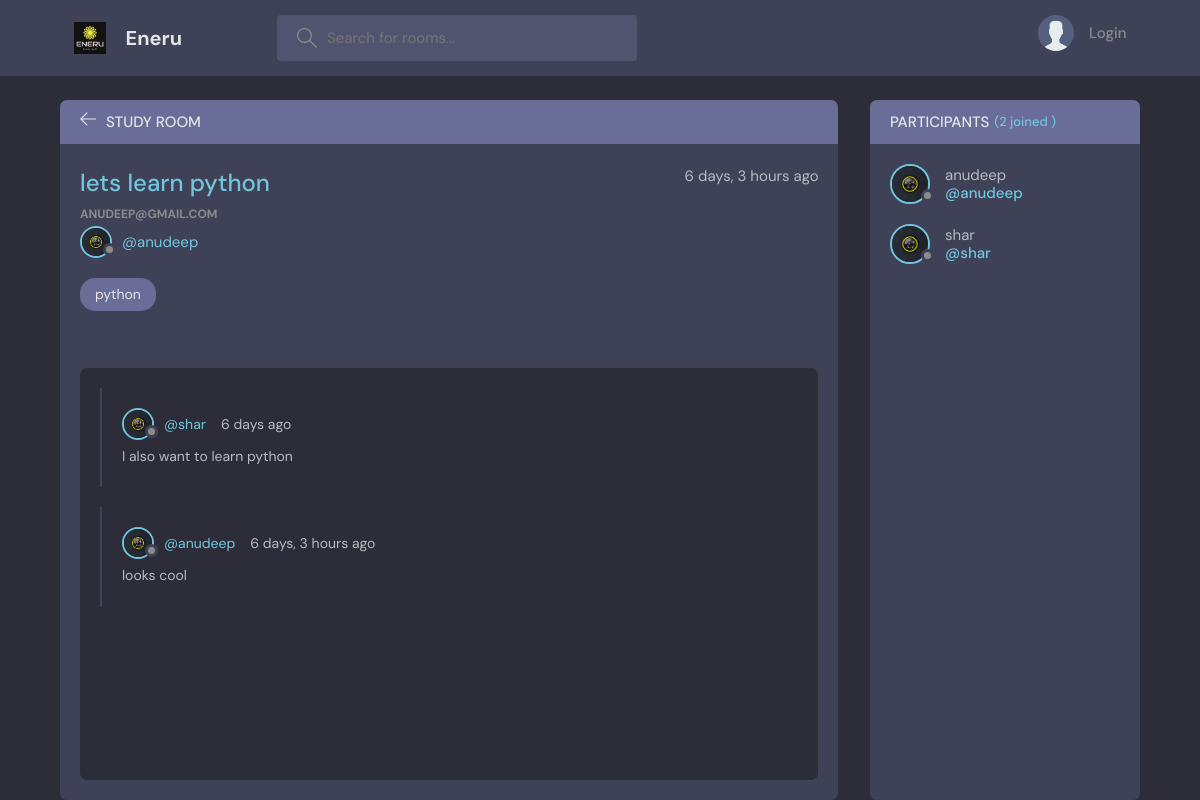
The page /room/1/ on the database its author committed.
### base/models.py (models this page shows, shortened)
class Room(models.Model):
    host = models.ForeignKey(User,  on_delete=models.SET_NULL, null=True)
    topic = models.ForeignKey(Topic,  on_delete=models.SET_NULL, null=True)
    name = models.CharField(max_length = 200)
    description = models.TextField(null=True, blank=True)
    participants = models.ManyToManyField(User,
                                          related_name='participants',
                                          blank=True)
    updated = models.DateTimeField(auto_now=True)
    created = models.DateTimeField(auto_now_add=True)
    class Meta:
        ordering = ['-updated','-created']

class User(AbstractUser):
    name = models.CharField(max_length=200, null=True)
    email = models.EmailField(unique=True, null=True)
    bio = models.TextField(null=True)
    avatar = models.ImageField(null=True, default="eneru_logo.jpg")
    USERNAME_FIELD = 'email'
    REQUIRED_FIELDS = []

class Topic(models.Model):
    name = models.CharField(max_length=200)
    def __str__(self):
        return self.name

class Message(models.Model):
    user = models.ForeignKey(User, on_delete=models.CASCADE)
    room = models.ForeignKey(Room,  on_delete=models.CASCADE)
    body = models.TextField()
    updated = models.DateTimeField(auto_now=True)
    created = models.DateTimeField(auto_now_add=True)

### base/views.py (the view, shortened to what this page needs)
# urls.py: path('room/<str:pk>/',views.room, name='room'),
def room(request, pk):
    room = Room.objects.get(id=pk)
    roomMessages = room.message_set.all().order_by('-created')
    participants = room.participants.all()
    context = {'room':room,'roomMessages':roomMessages,
               'participants':participants}
    return render(request, 'base/room.html', context)

### base/templates/base/room.html (shortened to what this page needs)
{% extends 'main.html' %}
{% block content %}
{% load static %}
  <main class="profile-page layout layout--2">
      <div class="container">
        <div class="room">
          <div class="room__top">
            <div class="room__topLeft">
              <a href="{% url 'home' %}">
                <svg version="1.1" xmlns="http://www.w3.org/2000/svg" width="32" height="32" viewBox="0 0 32 32">
                  <title>arrow-left</title>
                  <path
                    d="M13.723 2.286l-13.723 13.714 13.719 13.714 1.616-1.611-10.96-10.96h27.625v-2.286h-27.625l10.965-10.965-1.616-1.607z"
                  ></path>
                </svg>
              </a>
              <h3>Study Room</h3>
            </div>
          </div>
          <div class="room__box scroll">
            <div class="room__header scroll">
              <div class="room__info">
                <h3>{{ room.name }}</h3>
                <span>{{room.created|timesince}} ago</span>
              </div>
              <div class="room__hosted">
                <p>{{ room.host }}</p>
                <a href="{% url 'user-profile' room.host.id %}" class="room__author">
                  <div class="avatar avatar--small">
                    <img src="{{ room.host.avatar.url }}" />
                  </div>
                  <span>@{{ room.host.username }}</span>
                </a>
              </div>
              <span class="room__topics">{{room.topic}}</span>
            </div>
            <div class="room__conversation">
              <div class="threads scroll">
                {% for roomMessage in roomMessages %}
                  <div class="thread">
                    <div class="thread__top">
                      <div class="thread__author">
                        <a href="{% url 'user-profile' roomMessage.user.id }" class="thread__authorInfo">
                          <div class="avatar avatar--small">
                            <img src="{{ roomMessage.user.avatar.url }}" />
                          </div>
                          <span>@{{roomMessage.user.username}}</span>
                        </a>
                        <span class="thread__date">{{roomMessage.created|timesince}} ago</span>
                      </div>
                    </div>
                    <div class="thread__details">
                      {{roomMessage.body}}
                    </div>
                  </div>
                  {% endfor %}
              </div>
            </div>
          </div>
        </div>
        <div class="participants">
          <h3 class="participants__top">Participants <span>({{participants.count}} joined )</span></h3>
          <div class="participants__list scroll">
            {% for roomUser in participants %}
              <a href="{% url 'user-profile' roomUser.id %}" class="participant">
                <div class="avatar avatar--medium">
                  <img src="{{roomUser.avatar.url}}" />
                </div>
                <p>
                  {{roomUser.username}}
                  <span>@{{roomUser.username}}</span>
                </p>
              </a>
            {% endfor %}
          </div>
        </div>
      </div>
    </main>
{% endblock content %}

### rows shown on the page
Room: name "lets learn python", created "6 days, 3 hours", host "ANUDEEP@GMAIL.COM", host.avatar (picture), host.username "anudeep", topic "python"
Message: user.avatar (picture), user.username "shar", created "6 days", body "I also want to learn python"
Message: user.avatar (picture), user.username "anudeep", created "6 days, 3 hours", body "looks cool"
User: avatar (picture), username "anudeep"
User: avatar (picture), username "shar"

### other values the page prints
{{ participants.count }} "2"
